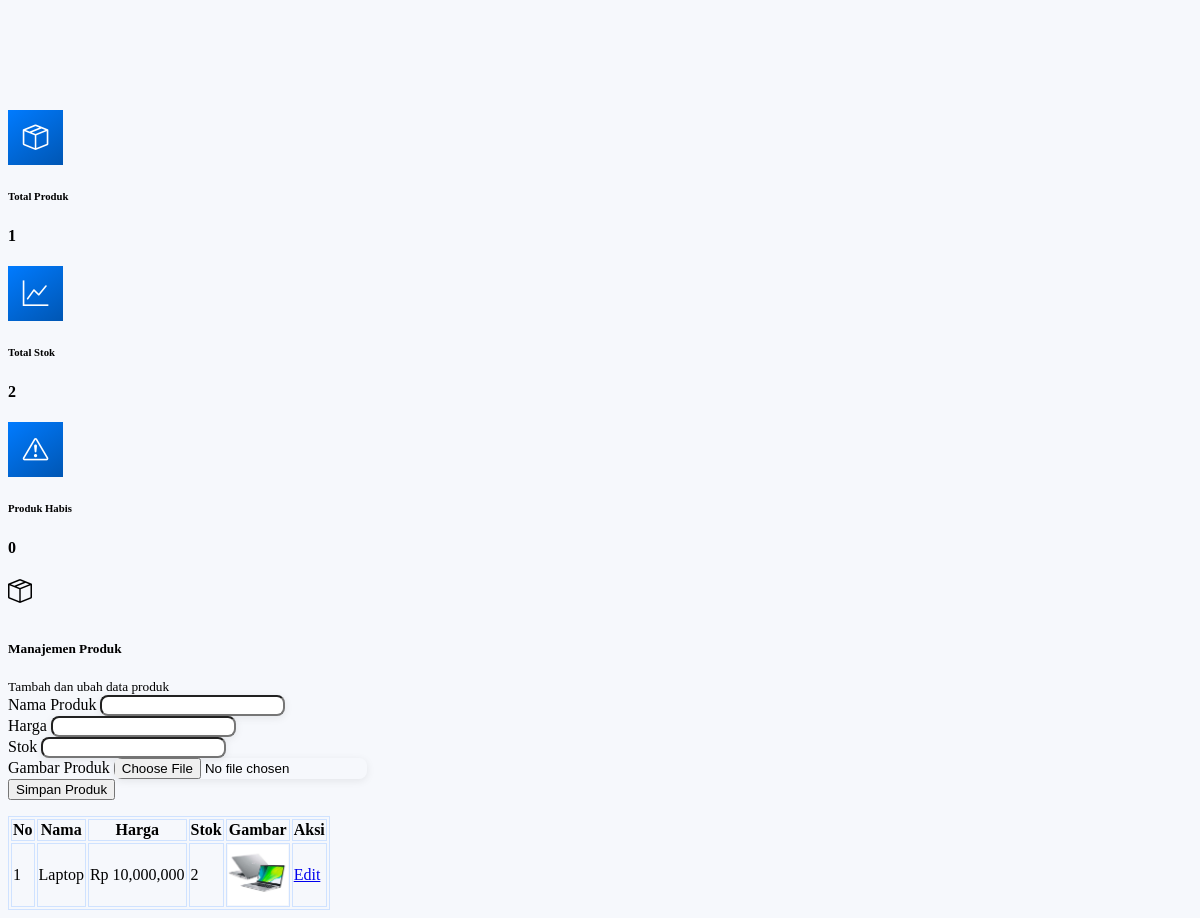
The page /dataproduk.php on the database its author committed.
### tables this page shows
CREATE TABLE `tbproduk` (
  `ProdukID` int(11) NOT NULL,
  `NamaProduk` varchar(255) NOT NULL,
  `Harga` decimal(10,2) NOT NULL,
  `Stok` int(11) NOT NULL,
  `gambar` varchar(255) NOT NULL
);

### dataproduk.php (the view, shortened to what this page needs)
<?php
include 'lib/koneksi.php';
$edit_mode = false;
$produk_edit = [
    'ProdukID' => '',
    'NamaProduk' => '',
    'Harga' => '',
    'Stok' => '',
    'gambar' => ''
];
try {
    $stmt = $conn->query("SELECT * FROM tbproduk ORDER BY ProdukID DESC");
    $produk = $stmt->fetchAll(PDO::FETCH_ASSOC);
    $total_produk = count($produk);
    $total_stok = array_sum(array_column($produk, 'Stok'));
    $produk_habis = count(array_filter($produk, function ($item) {
        return $item['Stok'] == 0;
    }));
} catch (PDOException $e) {
    $pesan = "Gagal mengambil data produk: " . $e->getMessage();
}
?>
<link href="https://cdn.jsdelivr.net/npm/bootstrap-icons@1.10.5/font/bootstrap-icons.css" rel="stylesheet">
<div class="container" style="margin-top: 110px; max-width: 1100px;">
    <div class="row mb-4">
        <div class="col-md-4">
            <div class="stat-card p-3 shadow bg-white rounded-4 d-flex align-items-center">
                <div class="rounded-circle icon-box me-3">
                    <i class="bi bi-box-seam"></i>
                </div>
                <div>
                    <h6 class="text-muted mb-0">Total Produk</h6>
                    <h4 class="fw-bold mb-0"> <?= $total_produk ?> </h4>
                </div>
            </div>
        </div>
        <div class="col-md-4">
            <div class="stat-card p-3 shadow bg-white rounded-4 d-flex align-items-center">
                <div class="rounded-circle icon-box me-3">
                    <i class="bi bi-graph-up"></i>
                </div>
                <div>
                    <h6 class="text-muted mb-0">Total Stok</h6>
                    <h4 class="fw-bold mb-0"> <?= $total_stok ?> </h4>
                </div>
            </div>
        </div>
        <div class="col-md-4">
            <div class="stat-card p-3 shadow bg-white rounded-4 d-flex align-items-center">
                <div class="rounded-circle icon-box me-3">
                    <i class="bi bi-exclamation-triangle"></i>
                </div>
                <div>
                    <h6 class="text-muted mb-0">Produk Habis</h6>
                    <h4 class="fw-bold mb-0"> <?= $produk_habis ?> </h4>
                </div>
            </div>
        </div>
    </div>
    <div class="card shadow mb-5">
        <div class="card-header bg-primary text-white d-flex align-items-center gap-3">
            <div class="bg-white rounded-circle d-flex align-items-center justify-content-center" style="width: 40px; height: 40px;">
                <i class="bi bi-box-seam text-primary" style="font-size: 1.5rem;"></i>
            </div>
            <div>
                <h5 class="mb-0">Manajemen Produk</h5>
                <small class="text-white-50">Tambah dan ubah data produk</small>
            </div>
        </div>
        <div class="card-body">
            <form method="POST" enctype="multipart/form-data" class="mb-4">
                <div class="row g-3">
                    <div class="col-md-4">
                        <label class="form-label text-dark">Nama Produk</label>
                        <input type="text" name="nama" class="form-control" value="<?= $produk_edit['NamaProduk'] ?>" required>
                    </div>
                    <div class="col-md-4">
                        <label class="form-label text-dark">Harga</label>
                        <input type="number" name="harga" class="form-control" value="<?= $produk_edit['Harga'] ?>" required>
                    </div>
                    <div class="col-md-4">
                        <label class="form-label text-dark">Stok</label>
                        <input type="number" name="stok" class="form-control" value="<?= $produk_edit['Stok'] ?>" required>
                    </div>
                    <div class="col-md-6">
                        <label class="form-label text-dark">Gambar Produk</label>
                        <input type="file" name="gambar" class="form-control">
                    </div>
                    <div class="col-md-6 d-flex align-items-end">
                        <button type="submit" name="simpan" class="btn btn-primary w-100">
                            <?= $edit_mode ? 'Update Produk' : 'Simpan Produk' ?>
                        </button>
                    </div>
                </div>
            </form>
            <div class="table-responsive">
                <table class="table table-hover align-middle text-center mb-0 table-bordered-blue">
                    <thead class="table-light">
                        <tr>
                            <th>No</th>
                            <th>Nama</th>
                            <th>Harga</th>
                            <th>Stok</th>
                            <th>Gambar</th>
                            <th>Aksi</th>
                        </tr>
                    </thead>
                    <tbody>
                        <?php $no = 1; foreach ($produk as $row): ?>
                            <tr>
                                <td><?= $no++ ?></td>
                                <td class="text-start"> <?= $row['NamaProduk'] ?> </td>
                                <td>Rp <?= number_format($row['Harga']) ?> </td>
                                <td>
                                    <span class="badge bg-<?= $row['Stok'] == 0 ? 'danger' : 'success' ?>">
                                        <?= $row['Stok'] == 0 ? 'Habis' : $row['Stok'] ?>
                                    </span>
                                </td>
                                <td>
                                    <?php if ($row['gambar']): ?>
                                        <img src="uploads/<?= $row['gambar'] ?>" width="60" class="rounded shadow-sm">
                                    <?php else: ?>
                                        <span class="text-muted">Tidak ada</span>
                                    <?php endif; ?>
                                </td>
                                <td>
                                    <a href="?page=dataproduk&edit=<?= $row['ProdukID'] ?>" class="btn btn-warning btn-sm">Edit</a>
                                </td>
                            </tr>
                        <?php endforeach ?>
                    </tbody>
                </table>
            </div>
        </div>
    </div>
</div>

### dataproduk.php (style rules this page uses)
.stat-card { transition: all 0.3s ease; border: none; }
.form-control { box-shadow: 0 2px 8px rgba(0,0,0,0.08); border-radius: 0.5rem; }
.table-bordered-blue thead th, .table-bordered-blue tbody td { border: 1px solid #cfe2ff; }
.table-bordered-blue { border: 1px solid #cfe2ff; }
.rounded-circle.icon-box { width: 55px; height: 55px; background: linear-gradient(145deg, #007bff, #0056b3); display: flex; align-items: center; justify-content: center; color: #fff; font-size: 1.6rem; }

### rows shown on the page
tbproduk: Stok "0", NamaProduk "Laptop", Harga "10,000,000", Stok "2", gambar (picture)

### other values the page prints
$total_produk "1"
$total_stok "2"
